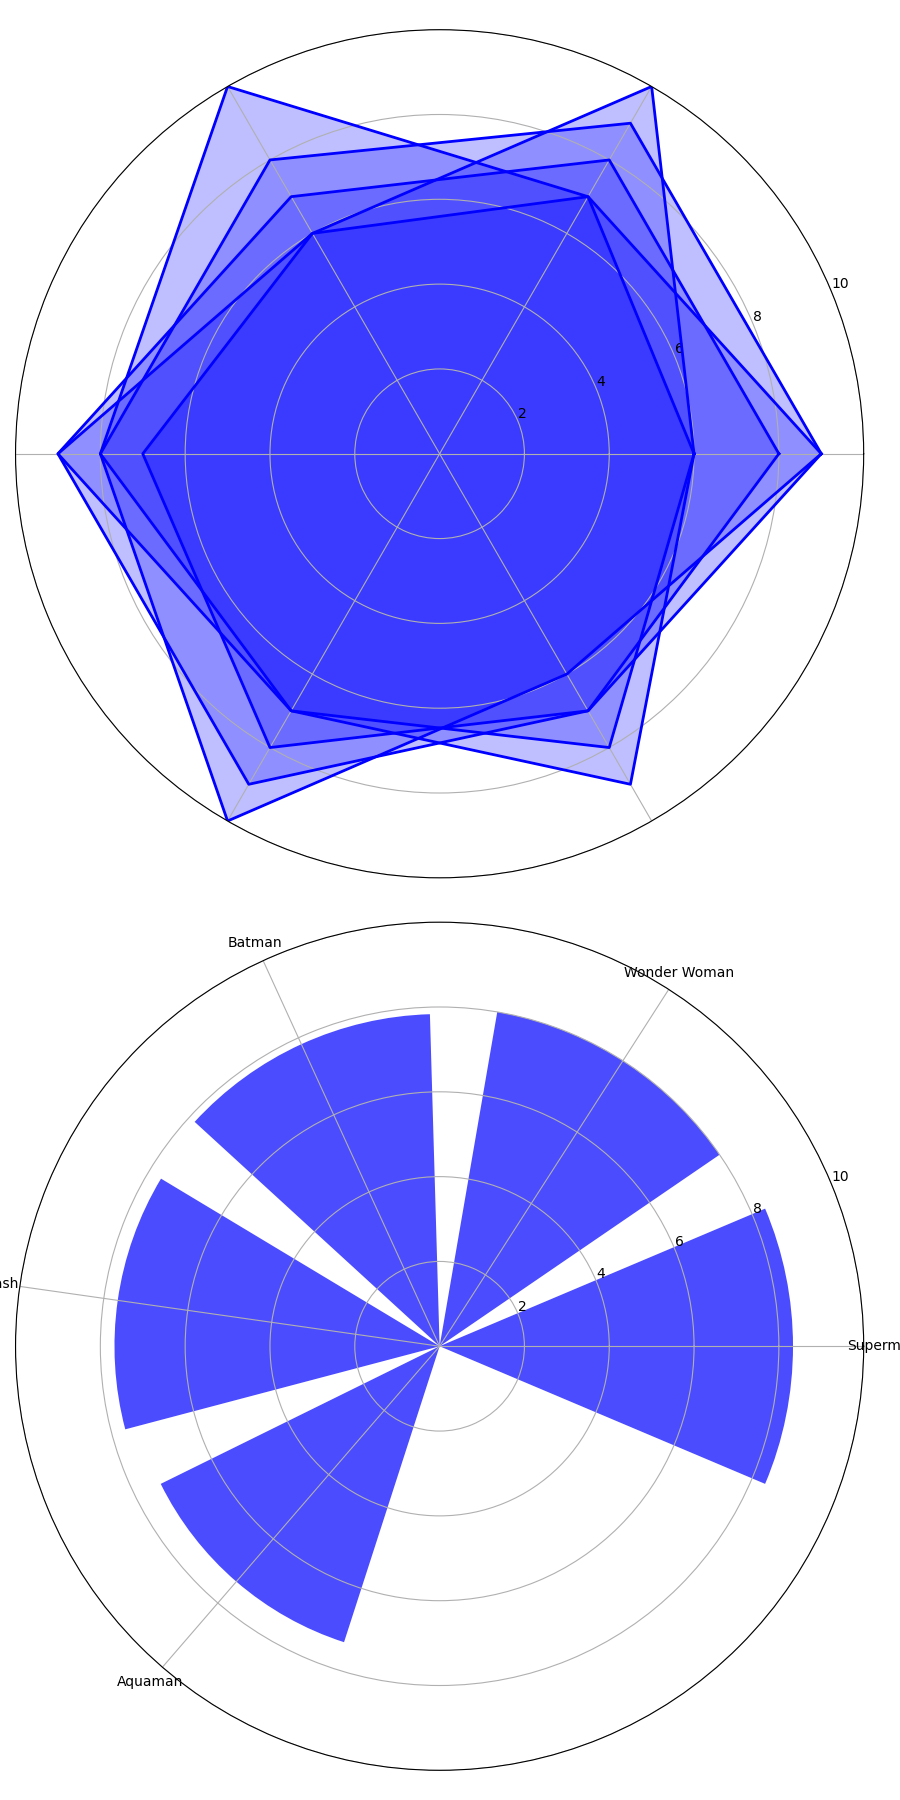

Write Python code to recreate this figure.
import numpy as np
import matplotlib.pyplot as plt
from math import pi

abilities = ['Strength', 'Speed', 'Intelligence', 'Agility', 'Stamina', 'Stealth']
num_abilities = len(abilities)

superheroes = {
    'Superman': [9, 9, 8, 8, 10, 6],
    'Wonder Woman': [8, 8, 7, 9, 9, 7],
    'Batman': [6, 7, 10, 8, 7, 9],
    'Flash': [6, 10, 6, 9, 7, 8],
    'Aquaman': [9, 7, 6, 7, 8, 7]
}

mean_scores = {hero: np.mean(scores) for hero, scores in superheroes.items()}

for hero, scores in superheroes.items():
    superheroes[hero] += scores[:1]

angles = np.linspace(0, 2 * pi, num_abilities, endpoint=False).tolist()
angles += angles[:1]

fig, ax = plt.subplots(2, 1, figsize=(9, 18), subplot_kw={'polar': True} if 0 == 0 else None)

# Radar Chart for Superheroes
color = 'b'
for hero in superheroes.keys():
    ax[0].plot(angles, superheroes[hero], color=color, linewidth=2, linestyle='solid')
    ax[0].fill(angles, superheroes[hero], color=color, alpha=0.25)

ax[0].set_xticks(angles[:-1])
ax[0].set_xticklabels([''] * num_abilities)
ax[0].set_ylim(0, 10)

# Bar Chart for Mean Scores
ax2 = plt.subplot(212)
ax2.bar(mean_scores.keys(), mean_scores.values(), color=color, alpha=0.7)
ax2.set_ylim(0, 10)

plt.tight_layout()
plt.show()
